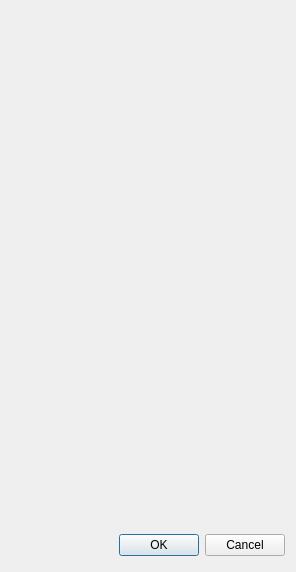
<?xml version="1.0" encoding="UTF-8"?>
<ui version="4.0">
 <class>AddBrushUI</class>
 <widget class="QDialog" name="AddBrushUI">
  <property name="geometry">
   <rect>
    <x>0</x>
    <y>0</y>
    <width>296</width>
    <height>572</height>
   </rect>
  </property>
  <property name="minimumSize">
   <size>
    <width>296</width>
    <height>500</height>
   </size>
  </property>
  <property name="maximumSize">
   <size>
    <width>296</width>
    <height>16777215</height>
   </size>
  </property>
  <property name="windowTitle">
   <string>New Brush</string>
  </property>
  <layout class="QGridLayout" name="gridLayout">
   <item row="0" column="0">
    <widget class="QWidget" name="m_addWidget" native="true">
     <property name="sizePolicy">
      <sizepolicy hsizetype="Preferred" vsizetype="Preferred">
       <horstretch>0</horstretch>
       <verstretch>0</verstretch>
      </sizepolicy>
     </property>
     <property name="minimumSize">
      <size>
       <width>0</width>
       <height>500</height>
      </size>
     </property>
    </widget>
   </item>
   <item row="1" column="0">
    <layout class="QHBoxLayout">
     <property name="spacing">
      <number>6</number>
     </property>
     <property name="leftMargin">
      <number>0</number>
     </property>
     <property name="topMargin">
      <number>0</number>
     </property>
     <property name="rightMargin">
      <number>0</number>
     </property>
     <property name="bottomMargin">
      <number>0</number>
     </property>
     <item>
      <spacer>
       <property name="orientation">
        <enum>Qt::Horizontal</enum>
       </property>
       <property name="sizeHint" stdset="0">
        <size>
         <width>131</width>
         <height>31</height>
        </size>
       </property>
      </spacer>
     </item>
     <item>
      <widget class="QPushButton" name="m_okBtn">
       <property name="text">
        <string>OK</string>
       </property>
      </widget>
     </item>
     <item>
      <widget class="QPushButton" name="cancelButton">
       <property name="text">
        <string>Cancel</string>
       </property>
      </widget>
     </item>
    </layout>
   </item>
  </layout>
 </widget>
 <resources/>
 <connections>
  <connection>
   <sender>cancelButton</sender>
   <signal>clicked()</signal>
   <receiver>AddBrushUI</receiver>
   <slot>reject()</slot>
   <hints>
    <hint type="sourcelabel">
     <x>369</x>
     <y>253</y>
    </hint>
    <hint type="destinationlabel">
     <x>179</x>
     <y>282</y>
    </hint>
   </hints>
  </connection>
  <connection>
   <sender>m_okBtn</sender>
   <signal>clicked()</signal>
   <receiver>AddBrushUI</receiver>
   <slot>accept()</slot>
   <hints>
    <hint type="sourcelabel">
     <x>167</x>
     <y>538</y>
    </hint>
    <hint type="destinationlabel">
     <x>147</x>
     <y>285</y>
    </hint>
   </hints>
  </connection>
 </connections>
</ui>
